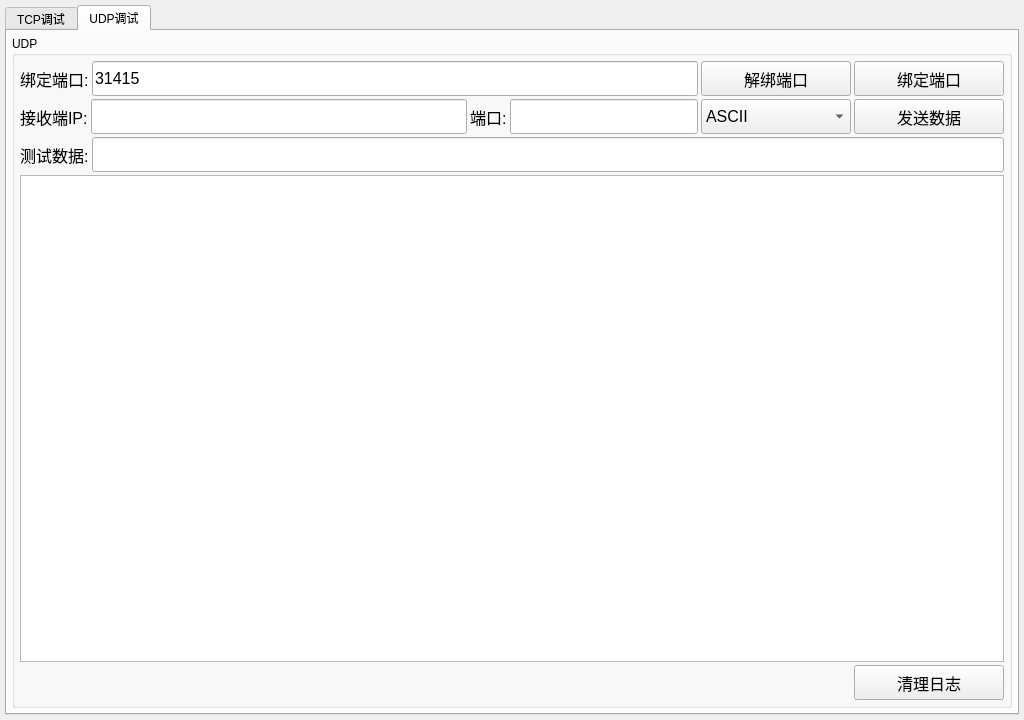
<?xml version="1.0" encoding="UTF-8"?>
<ui version="4.0">
 <class>MainWdt</class>
 <widget class="QWidget" name="MainWdt">
  <property name="geometry">
   <rect>
    <x>0</x>
    <y>0</y>
    <width>1024</width>
    <height>720</height>
   </rect>
  </property>
  <property name="windowTitle">
   <string>MainWdt</string>
  </property>
  <layout class="QVBoxLayout" name="verticalLayout">
   <property name="spacing">
    <number>3</number>
   </property>
   <property name="leftMargin">
    <number>5</number>
   </property>
   <property name="topMargin">
    <number>5</number>
   </property>
   <property name="rightMargin">
    <number>5</number>
   </property>
   <property name="bottomMargin">
    <number>5</number>
   </property>
   <item>
    <widget class="QTabWidget" name="tabWidget">
     <property name="currentIndex">
      <number>1</number>
     </property>
     <widget class="QWidget" name="tabTcp">
      <attribute name="title">
       <string>TCP调试</string>
      </attribute>
      <layout class="QHBoxLayout" name="horizontalLayout" stretch="1,1">
       <property name="spacing">
        <number>3</number>
       </property>
       <property name="leftMargin">
        <number>5</number>
       </property>
       <property name="topMargin">
        <number>5</number>
       </property>
       <property name="rightMargin">
        <number>5</number>
       </property>
       <property name="bottomMargin">
        <number>5</number>
       </property>
       <item>
        <widget class="QGroupBox" name="gbTcpClient">
         <property name="title">
          <string>TCP客户端</string>
         </property>
         <layout class="QVBoxLayout" name="verticalLayout_3">
          <property name="spacing">
           <number>3</number>
          </property>
          <property name="leftMargin">
           <number>5</number>
          </property>
          <property name="topMargin">
           <number>5</number>
          </property>
          <property name="rightMargin">
           <number>5</number>
          </property>
          <property name="bottomMargin">
           <number>5</number>
          </property>
          <item>
           <layout class="QHBoxLayout" name="horizontalLayout_4" stretch="2,1,1">
            <item>
             <layout class="QHBoxLayout" name="horizontalLayout_2">
              <item>
               <widget class="QLabel" name="laTcpClientIp">
                <property name="minimumSize">
                 <size>
                  <width>0</width>
                  <height>35</height>
                 </size>
                </property>
                <property name="font">
                 <font>
                  <pointsize>12</pointsize>
                 </font>
                </property>
                <property name="text">
                 <string>IP:</string>
                </property>
               </widget>
              </item>
              <item>
               <widget class="QLineEdit" name="leTcpClientIp">
                <property name="minimumSize">
                 <size>
                  <width>0</width>
                  <height>35</height>
                 </size>
                </property>
                <property name="font">
                 <font>
                  <pointsize>12</pointsize>
                 </font>
                </property>
                <property name="text">
                 <string>127.0.0.1</string>
                </property>
               </widget>
              </item>
             </layout>
            </item>
            <item>
             <layout class="QHBoxLayout" name="horizontalLayout_3">
              <item>
               <widget class="QLabel" name="laTcpClientPort">
                <property name="minimumSize">
                 <size>
                  <width>0</width>
                  <height>35</height>
                 </size>
                </property>
                <property name="font">
                 <font>
                  <pointsize>12</pointsize>
                 </font>
                </property>
                <property name="text">
                 <string>端口:</string>
                </property>
               </widget>
              </item>
              <item>
               <widget class="QLineEdit" name="leTcpClientPort">
                <property name="minimumSize">
                 <size>
                  <width>80</width>
                  <height>35</height>
                 </size>
                </property>
                <property name="font">
                 <font>
                  <pointsize>12</pointsize>
                 </font>
                </property>
                <property name="text">
                 <string>9527</string>
                </property>
               </widget>
              </item>
             </layout>
            </item>
            <item>
             <widget class="QPushButton" name="btnTcpClientConn">
              <property name="minimumSize">
               <size>
                <width>120</width>
                <height>35</height>
               </size>
              </property>
              <property name="font">
               <font>
                <pointsize>12</pointsize>
               </font>
              </property>
              <property name="text">
               <string>连接</string>
              </property>
             </widget>
            </item>
           </layout>
          </item>
          <item>
           <layout class="QHBoxLayout" name="horizontalLayout_5">
            <item>
             <widget class="QLabel" name="laTcpClientData">
              <property name="minimumSize">
               <size>
                <width>0</width>
                <height>35</height>
               </size>
              </property>
              <property name="font">
               <font>
                <pointsize>12</pointsize>
               </font>
              </property>
              <property name="text">
               <string>测试数据:</string>
              </property>
             </widget>
            </item>
            <item>
             <widget class="QLineEdit" name="leTcpClientData">
              <property name="minimumSize">
               <size>
                <width>0</width>
                <height>35</height>
               </size>
              </property>
              <property name="font">
               <font>
                <pointsize>12</pointsize>
               </font>
              </property>
             </widget>
            </item>
           </layout>
          </item>
          <item>
           <layout class="QHBoxLayout" name="horizontalLayout_6">
            <item>
             <spacer name="horizontalSpacer">
              <property name="orientation">
               <enum>Qt::Horizontal</enum>
              </property>
              <property name="sizeHint" stdset="0">
               <size>
                <width>40</width>
                <height>20</height>
               </size>
              </property>
             </spacer>
            </item>
            <item>
             <widget class="QComboBox" name="cbTcpClient">
              <property name="minimumSize">
               <size>
                <width>80</width>
                <height>35</height>
               </size>
              </property>
              <property name="font">
               <font>
                <pointsize>12</pointsize>
               </font>
              </property>
              <item>
               <property name="text">
                <string>ASCII</string>
               </property>
              </item>
              <item>
               <property name="text">
                <string>HEX</string>
               </property>
              </item>
             </widget>
            </item>
            <item>
             <widget class="QPushButton" name="btnTcpClientSend">
              <property name="minimumSize">
               <size>
                <width>100</width>
                <height>35</height>
               </size>
              </property>
              <property name="font">
               <font>
                <pointsize>12</pointsize>
               </font>
              </property>
              <property name="text">
               <string>发送数据</string>
              </property>
             </widget>
            </item>
           </layout>
          </item>
          <item>
           <widget class="QPlainTextEdit" name="TcpClientLog">
            <property name="font">
             <font>
              <pointsize>10</pointsize>
             </font>
            </property>
           </widget>
          </item>
          <item>
           <widget class="QPushButton" name="btnTcpClientClrLog">
            <property name="minimumSize">
             <size>
              <width>100</width>
              <height>35</height>
             </size>
            </property>
            <property name="font">
             <font>
              <pointsize>12</pointsize>
             </font>
            </property>
            <property name="text">
             <string>清理日志</string>
            </property>
           </widget>
          </item>
         </layout>
        </widget>
       </item>
       <item>
        <widget class="QGroupBox" name="gbTcpService">
         <property name="title">
          <string>TCP服务端</string>
         </property>
         <layout class="QVBoxLayout" name="verticalLayout_2">
          <property name="spacing">
           <number>3</number>
          </property>
          <property name="leftMargin">
           <number>5</number>
          </property>
          <property name="topMargin">
           <number>5</number>
          </property>
          <property name="rightMargin">
           <number>5</number>
          </property>
          <property name="bottomMargin">
           <number>5</number>
          </property>
          <item>
           <layout class="QHBoxLayout" name="horizontalLayout_7" stretch="2,1,1">
            <item>
             <layout class="QHBoxLayout" name="horizontalLayout_8">
              <item>
               <widget class="QLabel" name="laTcpServerIp">
                <property name="minimumSize">
                 <size>
                  <width>0</width>
                  <height>35</height>
                 </size>
                </property>
                <property name="font">
                 <font>
                  <pointsize>12</pointsize>
                 </font>
                </property>
                <property name="text">
                 <string>IP:</string>
                </property>
               </widget>
              </item>
              <item>
               <widget class="QLineEdit" name="leTcpServerIp">
                <property name="minimumSize">
                 <size>
                  <width>0</width>
                  <height>35</height>
                 </size>
                </property>
                <property name="font">
                 <font>
                  <pointsize>12</pointsize>
                 </font>
                </property>
                <property name="text">
                 <string>0.0.0.0</string>
                </property>
               </widget>
              </item>
             </layout>
            </item>
            <item>
             <layout class="QHBoxLayout" name="horizontalLayout_9">
              <item>
               <widget class="QLabel" name="laTcpServerPort">
                <property name="minimumSize">
                 <size>
                  <width>0</width>
                  <height>35</height>
                 </size>
                </property>
                <property name="font">
                 <font>
                  <pointsize>12</pointsize>
                 </font>
                </property>
                <property name="text">
                 <string>端口:</string>
                </property>
               </widget>
              </item>
              <item>
               <widget class="QLineEdit" name="leTcpServerPort">
                <property name="minimumSize">
                 <size>
                  <width>80</width>
                  <height>35</height>
                 </size>
                </property>
                <property name="font">
                 <font>
                  <pointsize>12</pointsize>
                 </font>
                </property>
                <property name="text">
                 <string>9527</string>
                </property>
               </widget>
              </item>
             </layout>
            </item>
            <item>
             <widget class="QPushButton" name="btnTcpServerListen">
              <property name="minimumSize">
               <size>
                <width>120</width>
                <height>35</height>
               </size>
              </property>
              <property name="font">
               <font>
                <pointsize>12</pointsize>
               </font>
              </property>
              <property name="text">
               <string>启动监听</string>
              </property>
             </widget>
            </item>
           </layout>
          </item>
          <item>
           <layout class="QHBoxLayout" name="horizontalLayout_10">
            <item>
             <widget class="QLabel" name="laTcpServerData">
              <property name="minimumSize">
               <size>
                <width>0</width>
                <height>35</height>
               </size>
              </property>
              <property name="font">
               <font>
                <pointsize>12</pointsize>
               </font>
              </property>
              <property name="text">
               <string>测试数据:</string>
              </property>
             </widget>
            </item>
            <item>
             <widget class="QLineEdit" name="leTcpServerData">
              <property name="minimumSize">
               <size>
                <width>0</width>
                <height>35</height>
               </size>
              </property>
              <property name="font">
               <font>
                <pointsize>12</pointsize>
               </font>
              </property>
             </widget>
            </item>
           </layout>
          </item>
          <item>
           <layout class="QHBoxLayout" name="horizontalLayout_11">
            <item>
             <spacer name="horizontalSpacer_2">
              <property name="orientation">
               <enum>Qt::Horizontal</enum>
              </property>
              <property name="sizeHint" stdset="0">
               <size>
                <width>40</width>
                <height>20</height>
               </size>
              </property>
             </spacer>
            </item>
            <item>
             <widget class="QComboBox" name="cbTcpServer">
              <property name="minimumSize">
               <size>
                <width>80</width>
                <height>35</height>
               </size>
              </property>
              <property name="font">
               <font>
                <pointsize>12</pointsize>
               </font>
              </property>
              <item>
               <property name="text">
                <string>ASCII</string>
               </property>
              </item>
              <item>
               <property name="text">
                <string>HEX</string>
               </property>
              </item>
             </widget>
            </item>
            <item>
             <widget class="QPushButton" name="btnTcpServerSend">
              <property name="minimumSize">
               <size>
                <width>100</width>
                <height>35</height>
               </size>
              </property>
              <property name="font">
               <font>
                <pointsize>12</pointsize>
               </font>
              </property>
              <property name="text">
               <string>发送数据</string>
              </property>
             </widget>
            </item>
           </layout>
          </item>
          <item>
           <widget class="QPlainTextEdit" name="TcpServerLog">
            <property name="font">
             <font>
              <pointsize>10</pointsize>
             </font>
            </property>
           </widget>
          </item>
          <item>
           <widget class="QPushButton" name="btnTcpServerClrLog">
            <property name="minimumSize">
             <size>
              <width>100</width>
              <height>35</height>
             </size>
            </property>
            <property name="font">
             <font>
              <pointsize>12</pointsize>
             </font>
            </property>
            <property name="text">
             <string>清理日志</string>
            </property>
           </widget>
          </item>
         </layout>
        </widget>
       </item>
      </layout>
     </widget>
     <widget class="QWidget" name="tabUdp">
      <attribute name="title">
       <string>UDP调试</string>
      </attribute>
      <layout class="QVBoxLayout" name="verticalLayout_4">
       <property name="spacing">
        <number>3</number>
       </property>
       <property name="leftMargin">
        <number>5</number>
       </property>
       <property name="topMargin">
        <number>5</number>
       </property>
       <property name="rightMargin">
        <number>5</number>
       </property>
       <property name="bottomMargin">
        <number>5</number>
       </property>
       <item>
        <widget class="QGroupBox" name="groupBox">
         <property name="title">
          <string>UDP</string>
         </property>
         <layout class="QVBoxLayout" name="verticalLayout_5">
          <property name="spacing">
           <number>3</number>
          </property>
          <property name="leftMargin">
           <number>5</number>
          </property>
          <property name="topMargin">
           <number>5</number>
          </property>
          <property name="rightMargin">
           <number>5</number>
          </property>
          <property name="bottomMargin">
           <number>5</number>
          </property>
          <item>
           <layout class="QHBoxLayout" name="horizontalLayout_12">
            <item>
             <widget class="QLabel" name="label_3">
              <property name="minimumSize">
               <size>
                <width>35</width>
                <height>35</height>
               </size>
              </property>
              <property name="font">
               <font>
                <pointsize>12</pointsize>
               </font>
              </property>
              <property name="text">
               <string>绑定端口:</string>
              </property>
             </widget>
            </item>
            <item>
             <widget class="QLineEdit" name="leUdpPort">
              <property name="minimumSize">
               <size>
                <width>35</width>
                <height>35</height>
               </size>
              </property>
              <property name="font">
               <font>
                <pointsize>12</pointsize>
               </font>
              </property>
              <property name="text">
               <string>31415</string>
              </property>
             </widget>
            </item>
            <item>
             <widget class="QPushButton" name="btnUdpUnbind">
              <property name="minimumSize">
               <size>
                <width>150</width>
                <height>35</height>
               </size>
              </property>
              <property name="font">
               <font>
                <pointsize>12</pointsize>
               </font>
              </property>
              <property name="text">
               <string>解绑端口</string>
              </property>
             </widget>
            </item>
            <item>
             <widget class="QPushButton" name="btnUdpBind">
              <property name="minimumSize">
               <size>
                <width>150</width>
                <height>35</height>
               </size>
              </property>
              <property name="font">
               <font>
                <pointsize>12</pointsize>
               </font>
              </property>
              <property name="text">
               <string>绑定端口</string>
              </property>
             </widget>
            </item>
           </layout>
          </item>
          <item>
           <layout class="QHBoxLayout" name="horizontalLayout_13" stretch="0,2,0,1,0,0">
            <item>
             <widget class="QLabel" name="label_5">
              <property name="minimumSize">
               <size>
                <width>35</width>
                <height>35</height>
               </size>
              </property>
              <property name="font">
               <font>
                <pointsize>12</pointsize>
               </font>
              </property>
              <property name="text">
               <string>接收端IP:</string>
              </property>
             </widget>
            </item>
            <item>
             <widget class="QLineEdit" name="leUdpRemoteIP">
              <property name="minimumSize">
               <size>
                <width>35</width>
                <height>35</height>
               </size>
              </property>
              <property name="font">
               <font>
                <pointsize>12</pointsize>
               </font>
              </property>
             </widget>
            </item>
            <item>
             <widget class="QLabel" name="label_4">
              <property name="minimumSize">
               <size>
                <width>35</width>
                <height>0</height>
               </size>
              </property>
              <property name="font">
               <font>
                <pointsize>12</pointsize>
               </font>
              </property>
              <property name="text">
               <string>端口:</string>
              </property>
             </widget>
            </item>
            <item>
             <widget class="QLineEdit" name="leUdpRemotePort">
              <property name="minimumSize">
               <size>
                <width>35</width>
                <height>35</height>
               </size>
              </property>
              <property name="font">
               <font>
                <pointsize>12</pointsize>
               </font>
              </property>
             </widget>
            </item>
            <item>
             <widget class="QComboBox" name="cbUdpData">
              <property name="minimumSize">
               <size>
                <width>150</width>
                <height>35</height>
               </size>
              </property>
              <property name="font">
               <font>
                <pointsize>12</pointsize>
               </font>
              </property>
              <item>
               <property name="text">
                <string>ASCII</string>
               </property>
              </item>
              <item>
               <property name="text">
                <string>HEX</string>
               </property>
              </item>
             </widget>
            </item>
            <item>
             <widget class="QPushButton" name="btnUdpSend">
              <property name="minimumSize">
               <size>
                <width>150</width>
                <height>35</height>
               </size>
              </property>
              <property name="font">
               <font>
                <pointsize>12</pointsize>
               </font>
              </property>
              <property name="text">
               <string>发送数据</string>
              </property>
             </widget>
            </item>
           </layout>
          </item>
          <item>
           <layout class="QHBoxLayout" name="horizontalLayout_14">
            <item>
             <widget class="QLabel" name="label_6">
              <property name="minimumSize">
               <size>
                <width>35</width>
                <height>35</height>
               </size>
              </property>
              <property name="font">
               <font>
                <pointsize>12</pointsize>
               </font>
              </property>
              <property name="text">
               <string>测试数据:</string>
              </property>
             </widget>
            </item>
            <item>
             <widget class="QLineEdit" name="leUdpSendData">
              <property name="minimumSize">
               <size>
                <width>35</width>
                <height>35</height>
               </size>
              </property>
              <property name="font">
               <font>
                <pointsize>12</pointsize>
               </font>
              </property>
             </widget>
            </item>
           </layout>
          </item>
          <item>
           <widget class="QPlainTextEdit" name="UdpLog"/>
          </item>
          <item>
           <layout class="QHBoxLayout" name="horizontalLayout_29">
            <item>
             <spacer name="horizontalSpacer_5">
              <property name="orientation">
               <enum>Qt::Horizontal</enum>
              </property>
              <property name="sizeHint" stdset="0">
               <size>
                <width>40</width>
                <height>20</height>
               </size>
              </property>
             </spacer>
            </item>
            <item>
             <widget class="QPushButton" name="btnUdpClrLog">
              <property name="minimumSize">
               <size>
                <width>150</width>
                <height>35</height>
               </size>
              </property>
              <property name="font">
               <font>
                <pointsize>12</pointsize>
               </font>
              </property>
              <property name="text">
               <string>清理日志</string>
              </property>
             </widget>
            </item>
           </layout>
          </item>
         </layout>
        </widget>
       </item>
      </layout>
     </widget>
    </widget>
   </item>
  </layout>
 </widget>
 <resources/>
 <connections/>
</ui>
